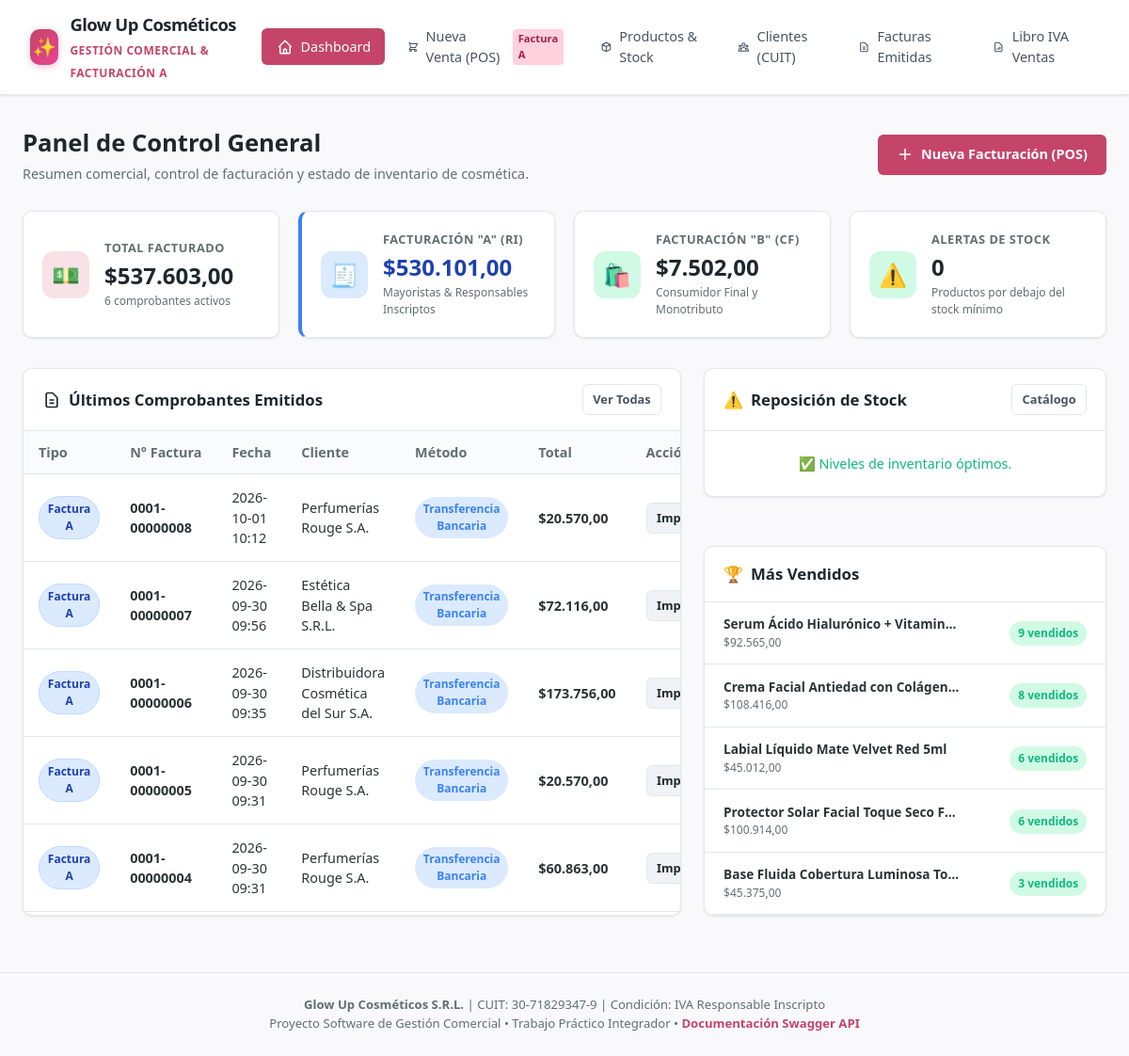
The page / on the database its author committed.
### tables this page shows
CREATE TABLE ventas (
        id INTEGER PRIMARY KEY AUTOINCREMENT,
        tipo_comprobante TEXT NOT NULL, -- 'A' o 'B'
        punto_venta INTEGER NOT NULL DEFAULT 1,
        numero_comprobante INTEGER NOT NULL,
        fecha TIMESTAMP NOT NULL,
        cliente_id INTEGER,
        cliente_nombre TEXT NOT NULL,
        cliente_cuit TEXT,
        cliente_condicion_iva TEXT NOT NULL,
        cliente_domicilio TEXT,
        subtotal_neto REAL NOT NULL,
        iva_total REAL NOT NULL,
        total REAL NOT NULL,
        metodo_pago TEXT NOT NULL,
        cae TEXT NOT NULL,
        cae_vto TEXT NOT NULL,
        observaciones TEXT,
        estado TEXT DEFAULT 'EMITIDA',
        FOREIGN KEY (cliente_id) REFERENCES clientes(id)
    );

### routes/views.py (the view)
@router.get("/", response_class=HTMLResponse)
def view_dashboard(request: Request):
    metricas = obtener_metricas_dashboard()
    return templates.TemplateResponse(
        request=request,
        name="dashboard.html",
        context={"empresa": EMPRESA, "metricas": metricas, "active_page": "dashboard"}
    )

### templates/dashboard.html (shortened to what this page needs)
{% extends "base.html" %}
{% block content %}
<div class="page-header">
  <div>
    <h2>Panel de Control General</h2>
    <p>Resumen comercial, control de facturación y estado de inventario de cosmética.</p>
  </div>
  <div style="display: flex; gap: 0.75rem;">
    <a href="/pos" class="btn btn-primary">
      <svg width="18" height="18" fill="none" stroke="currentColor" stroke-width="2" viewBox="0 0 24 24"><path d="M12 4v16m8-8H4"/></svg>
      Nueva Facturación (POS)
    </a>
  </div>
</div>
<div class="kpi-grid">
  <div class="kpi-card">
    <div class="kpi-icon icon-pink">
      💵
    </div>
    <div class="kpi-info">
      <h4>Total Facturado</h4>
      <div class="value">${{ "{:,.2f}".format(metricas.total_facturado).replace(",", "X").replace(".", ",").replace("X", ".") }}</div>
      <div class="subtext">{{ metricas.cantidad_ventas }} comprobantes activos</div>
    </div>
  </div>
  <div class="kpi-card" style="border-left: 4px solid #3b82f6;">
    <div class="kpi-icon icon-blue">
      🧾
    </div>
    <div class="kpi-info">
      <h4>Facturación "A" (RI)</h4>
      <div class="value" style="color: #1e40af;">${{ "{:,.2f}".format(metricas.total_factura_a).replace(",", "X").replace(".", ",").replace("X", ".") }}</div>
      <div class="subtext">Mayoristas & Responsables Inscriptos</div>
    </div>
  </div>
  <div class="kpi-card">
    <div class="kpi-icon icon-green">
      🛍️
    </div>
    <div class="kpi-info">
      <h4>Facturación "B" (CF)</h4>
      <div class="value">${{ "{:,.2f}".format(metricas.total_factura_b).replace(",", "X").replace(".", ",").replace("X", ".") }}</div>
      <div class="subtext">Consumidor Final y Monotributo</div>
    </div>
  </div>
  <div class="kpi-card">
    <div class="kpi-icon {% if metricas.stock_critico_count > 0 %}icon-orange{% else %}icon-green{% endif %}">
      ⚠️
    </div>
    <div class="kpi-info">
      <h4>Alertas de Stock</h4>
      <div class="value" {% if metricas.stock_critico_count > 0 %}style="color: var(--warning);"{% endif %}>
        {{ metricas.stock_critico_count }}
      </div>
      <div class="subtext">Productos por debajo del stock mínimo</div>
    </div>
  </div>
</div>
<div style="display: grid; grid-template-columns: 2fr 1fr; gap: 1.5rem;">
  <div class="card">
    <div class="card-header">
      <h3 class="card-title">
        <svg width="20" height="20" fill="none" stroke="currentColor" stroke-width="2" viewBox="0 0 24 24"><path d="M9 12h6m-6 4h6m2 5H7a2 2 0 01-2-2V5a2 2 0 012-2h5.586a1 1 0 01.707.293l5.414 5.414a1 1 0 01.293.707V19a2 2 0 01-2 2z"/></svg>
        Últimos Comprobantes Emitidos
      </h3>
      <a href="/ventas" class="btn btn-outline btn-sm">Ver Todas</a>
    </div>
    <div class="table-responsive">
      <table>
        <thead>
          <tr>
            <th>Tipo</th>
            <th>N° Factura</th>
            <th>Fecha</th>
            <th>Cliente</th>
            <th>Método</th>
            <th>Total</th>
            <th>Acción</th>
          </tr>
        </thead>
        <tbody>
          {% for v in metricas.ultimas_ventas %}
          <tr>
            <td>
              <span class="badge {% if v.tipo_comprobante == 'A' %}badge-a{% else %}badge-b{% endif %}">
                Factura {{ v.tipo_comprobante }}
              </span>
            </td>
            <td><strong>{{ "%04d-%08d" % (v.punto_venta, v.numero_comprobante) }}</strong></td>
            <td>{{ v.fecha[:16] }}</td>
            <td>{{ v.cliente_nombre }}</td>
            <td><span class="badge badge-info">{{ v.metodo_pago }}</span></td>
            <td><strong>${{ "{:,.2f}".format(v.total).replace(",", "X").replace(".", ",").replace("X", ".") }}</strong></td>
            <td>
              <a href="/comprobante/{{ v.id }}" class="btn btn-secondary btn-sm" title="Ver / Imprimir Comprobante AFIP">
                Imprimir
              </a>
            </td>
          </tr>
          {% else %}
          <tr>
            <td colspan="7" style="text-align: center; color: var(--text-muted); padding: 2rem;">No hay ventas registradas aún.</td>
          </tr>
          {% endfor %}
        </tbody>
      </table>
    </div>
  </div>
  <div style="display: flex; flex-direction: column; gap: 1.5rem;">
    <div class="card">
      <div class="card-header">
        <h3 class="card-title">
          <span>⚠️</span> Reposición de Stock
        </h3>
        <a href="/productos" class="btn btn-outline btn-sm">Catálogo</a>
      </div>
      <div class="card-body" style="padding: 0;">
        {% if metricas.productos_bajo_stock %}
        <ul style="list-style: none;">
          {% for p in metricas.productos_bajo_stock %}
          <li style="padding: 0.85rem 1.25rem; border-bottom: 1px solid var(--border); display: flex; justify-content: space-between; align-items: center;">
            <div>
              <div style="font-weight: 600; font-size: 0.88rem;">{{ p.nombre }}</div>
              <div style="font-size: 0.75rem; color: var(--text-muted);">{{ p.marca }} &bull; Cód: {{ p.codigo }}</div>
            </div>
            <div style="text-align: right;">
              <span class="badge badge-danger">Stock: {{ p.stock_actual }} u.</span>
              <div style="font-size: 0.7rem; color: var(--text-muted);">Mín: {{ p.stock_minimo }}</div>
            </div>
          </li>
          {% endfor %}
        </ul>
        {% else %}
        <p style="padding: 1.5rem; color: var(--success); font-size: 0.9rem; text-align: center;">
          ✅ Niveles de inventario óptimos.
        </p>
        {% endif %}
      </div>
    </div>
    <div class="card">
      <div class="card-header">
        <h3 class="card-title">
          <span>🏆</span> Más Vendidos
        </h3>
      </div>
      <div class="card-body" style="padding: 0;">
        {% if metricas.top_vendidos %}
        <ul style="list-style: none;">
          {% for tp in metricas.top_vendidos %}
          <li style="padding: 0.85rem 1.25rem; border-bottom: 1px solid var(--border); display: flex; justify-content: space-between; align-items: center;">
            <div style="max-width: 65%;">
              <div style="font-weight: 600; font-size: 0.85rem; white-space: nowrap; overflow: hidden; text-overflow: ellipsis;">{{ tp.producto_nombre }}</div>
              <div style="font-size: 0.75rem; color: var(--text-muted);">${{ "{:,.2f}".format(tp.total_recaudado).replace(",", "X").replace(".", ",").replace("X", ".") }}</div>
            </div>
            <div>
              <span class="badge badge-success">{{ tp.total_unidades }} vendidos</span>
            </div>
          </li>
          {% endfor %}
        </ul>
        {% else %}
        <p style="padding: 1.5rem; color: var(--text-muted); font-size: 0.9rem; text-align: center;">Sin datos suficientes aún.</p>
        {% endif %}
      </div>
    </div>
  </div>
</div>
{% endblock %}

### templates/base.html (shortened to what this page needs)
<!DOCTYPE html>
<html lang="es">
<head>
  <link rel="stylesheet" href="/static/css/style.css">
</head>
<body>
  <header class="navbar no-print">
    <a href="/" class="brand">
      <div class="brand-icon">✨</div>
      <div class="brand-text">
        <h1>Glow Up Cosméticos</h1>
        <span>Gestión Comercial & Facturación A</span>
      </div>
    </a>
    <nav>
      <ul class="nav-links">
        <li class="nav-item {% if active_page == 'dashboard' %}active{% endif %}">
          <a href="/">
            <svg width="18" height="18" fill="none" stroke="currentColor" stroke-width="2" viewBox="0 0 24 24"><path d="M3 12l2-2m0 0l7-7 7 7M5 10v10a1 1 0 001 1h3m10-11l2 2m-2-2v10a1 1 0 01-1 1h-3m-6 0a1 1 0 001-1v-4a1 1 0 011-1h2a1 1 0 011 1v4a1 1 0 001 1m-6 0h6"/></svg>
            Dashboard
          </a>
        </li>
        <li class="nav-item {% if active_page == 'pos' %}active{% endif %}">
          <a href="/pos">
            <svg width="18" height="18" fill="none" stroke="currentColor" stroke-width="2" viewBox="0 0 24 24"><path d="M3 3h2l.4 2M7 13h10l4-8H5.4M7 13L5.4 5M7 13l-2.293 2.293c-.63.63-.184 1.707.707 1.707H17m0 0a2 2 0 100 4 2 2 0 000-4zm-8 2a2 2 0 11-4 0 2 2 0 014 0z"/></svg>
            Nueva Venta (POS)
            <span class="badge-tag">Factura A</span>
          </a>
        </li>
        <li class="nav-item {% if active_page == 'productos' %}active{% endif %}">
          <a href="/productos">
            <svg width="18" height="18" fill="none" stroke="currentColor" stroke-width="2" viewBox="0 0 24 24"><path d="M20 7l-8-4-8 4m16 0l-8 4m8-4v10l-8 4m0-10L4 7m8 4v10M4 7v10l8 4"/></svg>
            Productos & Stock
          </a>
        </li>
        <li class="nav-item {% if active_page == 'clientes' %}active{% endif %}">
          <a href="/clientes">
            Clientes (CUIT)
          </a>
        </li>
        <li class="nav-item {% if active_page == 'ventas' %}active{% endif %}">
          <a href="/ventas">
            <svg width="18" height="18" fill="none" stroke="currentColor" stroke-width="2" viewBox="0 0 24 24"><path d="M9 12h6m-6 4h6m2 5H7a2 2 0 01-2-2V5a2 2 0 012-2h5.586a1 1 0 01.707.293l5.414 5.414a1 1 0 01.293.707V19a2 2 0 01-2 2z"/></svg>
            Facturas Emitidas
          </a>
        </li>
        <li class="nav-item {% if active_page == 'libro_iva' %}active{% endif %}">
          <a href="/libro-iva">
            <svg width="18" height="18" fill="none" stroke="currentColor" stroke-width="2" viewBox="0 0 24 24"><path d="M9 17v-2m3 2v-4m3 4v-6m2 10H7a2 2 0 01-2-2V5a2 2 0 012-2h5.586a1 1 0 01.707.293l5.414 5.414a1 1 0 01.293.707V19a2 2 0 01-2 2z"/></svg>
            Libro IVA Ventas
          </a>
        </li>
      </ul>
    </nav>
  </header>
  <main class="container">
    {% block content %}{% endblock %}
  </main>
  <footer style="text-align: center; padding: 1.5rem; color: var(--text-muted); font-size: 0.82rem; border-top: 1px solid var(--border); margin-top: auto;" class="no-print">
    <p><strong>Glow Up Cosméticos S.R.L.</strong> | CUIT: {{ empresa.cuit }} | Condición: {{ empresa.condicion_iva }}</p>
    <p>Proyecto Software de Gestión Comercial &bull; Trabajo Práctico Integrador &bull; <a href="/docs" target="_blank" style="color: var(--primary); text-decoration: none; font-weight: 600;">Documentación Swagger API</a></p>
  </footer>
</body>
</html>

### templates/base.html (style rules this page uses)
body { font-family: 'Plus Jakarta Sans', system-ui, sans-serif; }

### rows shown on the page
ventas: tipo_comprobante "A", punto_venta+numero_comprobante "0001-00000008", fecha "2026-10-01 10:12", cliente_nombre "Perfumerías Rouge S.A.", metodo_pago "Transferencia Bancaria", total "20.570,00"
ventas: tipo_comprobante "A", punto_venta+numero_comprobante "0001-00000007", fecha "2026-09-30 09:56", cliente_nombre "Estética Bella & Spa S.R.L.", metodo_pago "Transferencia Bancaria", total "72.116,00"
ventas: tipo_comprobante "A", punto_venta+numero_comprobante "0001-00000006", fecha "2026-09-30 09:35", cliente_nombre "Distribuidora Cosmética del Sur S.A.", metodo_pago "Transferencia Bancaria", total "173.756,00"
ventas: tipo_comprobante "A", punto_venta+numero_comprobante "0001-00000005", fecha "2026-09-30 09:31", cliente_nombre "Perfumerías Rouge S.A.", metodo_pago "Transferencia Bancaria", total "20.570,00"
ventas: tipo_comprobante "A", punto_venta+numero_comprobante "0001-00000004", fecha "2026-09-30 09:31", cliente_nombre "Perfumerías Rouge S.A.", metodo_pago "Transferencia Bancaria", total "60.863,00"

### other values the page prints
{{ metricas.cantidad_ventas }} "6"
{{ metricas.stock_critico_count }} "0"
{{ tp.producto_nombre }} "Serum Ácido Hialurónico + Vitamin…" "Crema Facial Antiedad con Colágen…" "Labial Líquido Mate Velvet Red 5ml" "Protector Solar Facial Toque Seco F…" "Base Fluida Cobertura Luminosa To…"
{{ tp.total_unidades }} "9" "8" "6" "6" "3"
{{ empresa.cuit }} "30-71829347-9"
{{ empresa.condicion_iva }} "IVA Responsable Inscripto"
